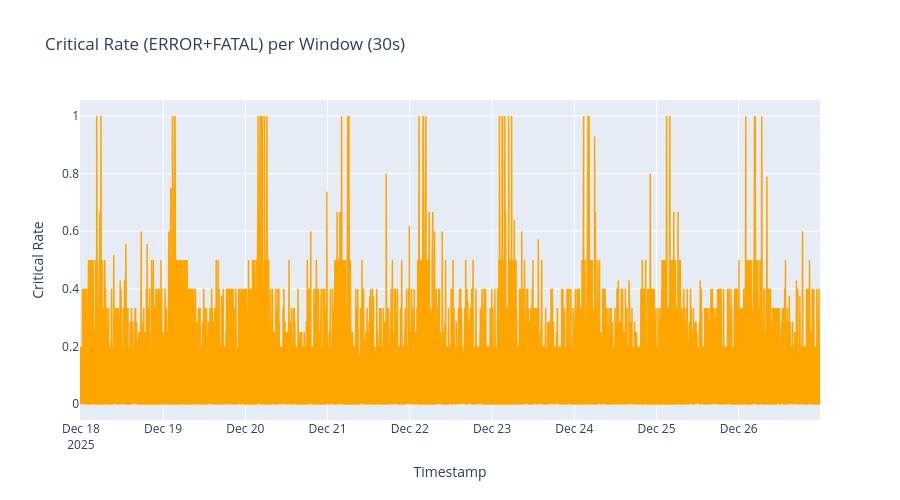

The code cell stored with this chart in its notebook:
### Markdown cell above
### Critical Rate Over Time (ERROR + FATAL)

### Code cell
fig = go.Figure()

fig.add_trace(
    go.Scatter(
        x=global_features['timestamp'],
        y=global_features['critical_rate'],
        mode='lines',
        name='Critical Rate',
        line=dict(color='orange', width=1.5)
    )
)

fig.update_layout(
    title=f'Critical Rate (ERROR+FATAL) per Window ({WINDOW_SIZE})',
    xaxis_title='Timestamp',
    yaxis_title='Critical Rate',
    height=500,
    hovermode='x unified'
)
fig.show()

### Figure 1 — Plotly figure (JSON) as saved in the notebook; plotly's stock layout.template omitted (floating-point values rounded to 4 significant figures; data arrays with more than 128 entries replaced by an {"elided": "..."} marker saying what was removed)
{"data": [{"line": {"color": "orange", "width": 1.5}, "mode": "lines", "name": "Critical Rate", "type": "scatter", "x": {"elided": "25921 str values"}, "y": {"elided": "25921 float values"}}], "layout": {"height": 500, "hovermode": "x unified", "title": {"text": "Critical Rate (ERROR+FATAL) per Window (30s)"}, "xaxis": {"title": {"text": "Timestamp"}}, "yaxis": {"title": {"text": "Critical Rate"}}}}
